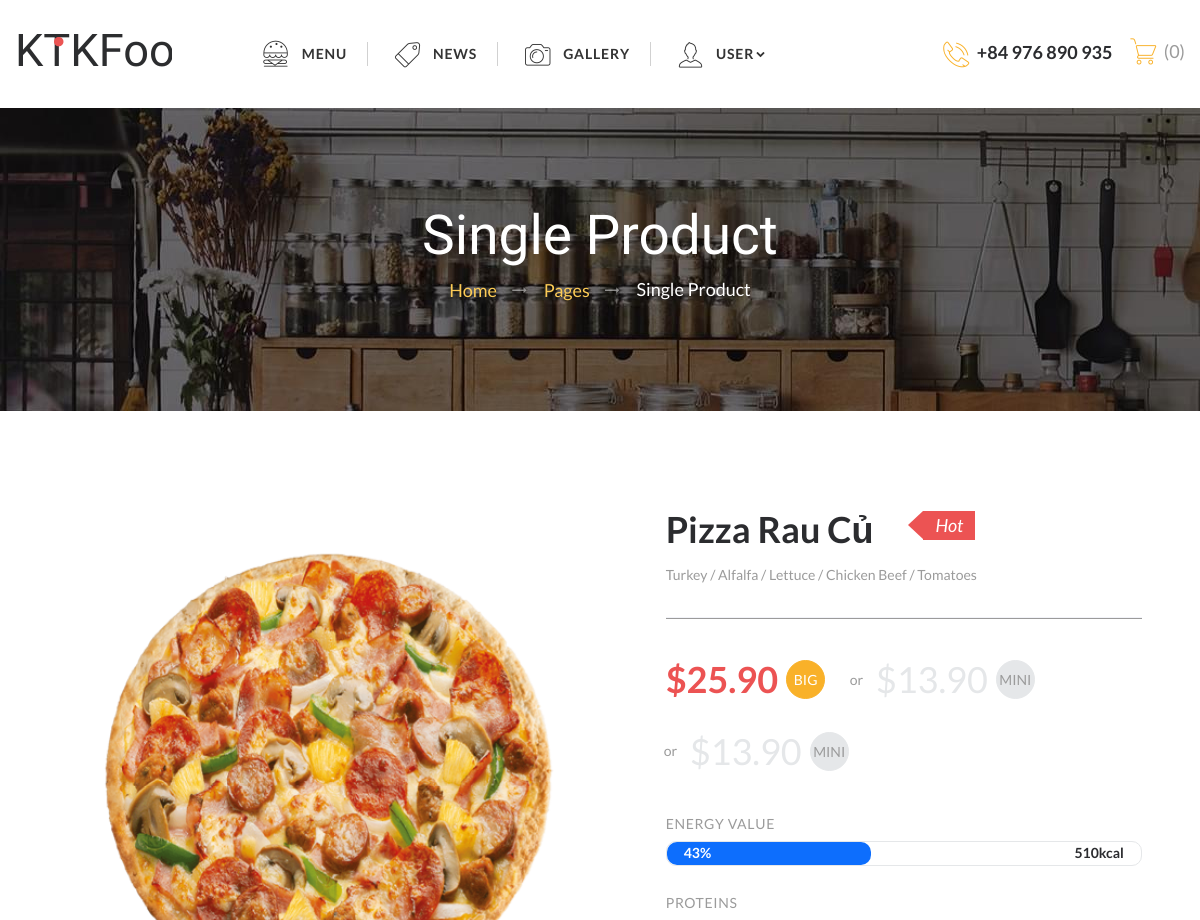
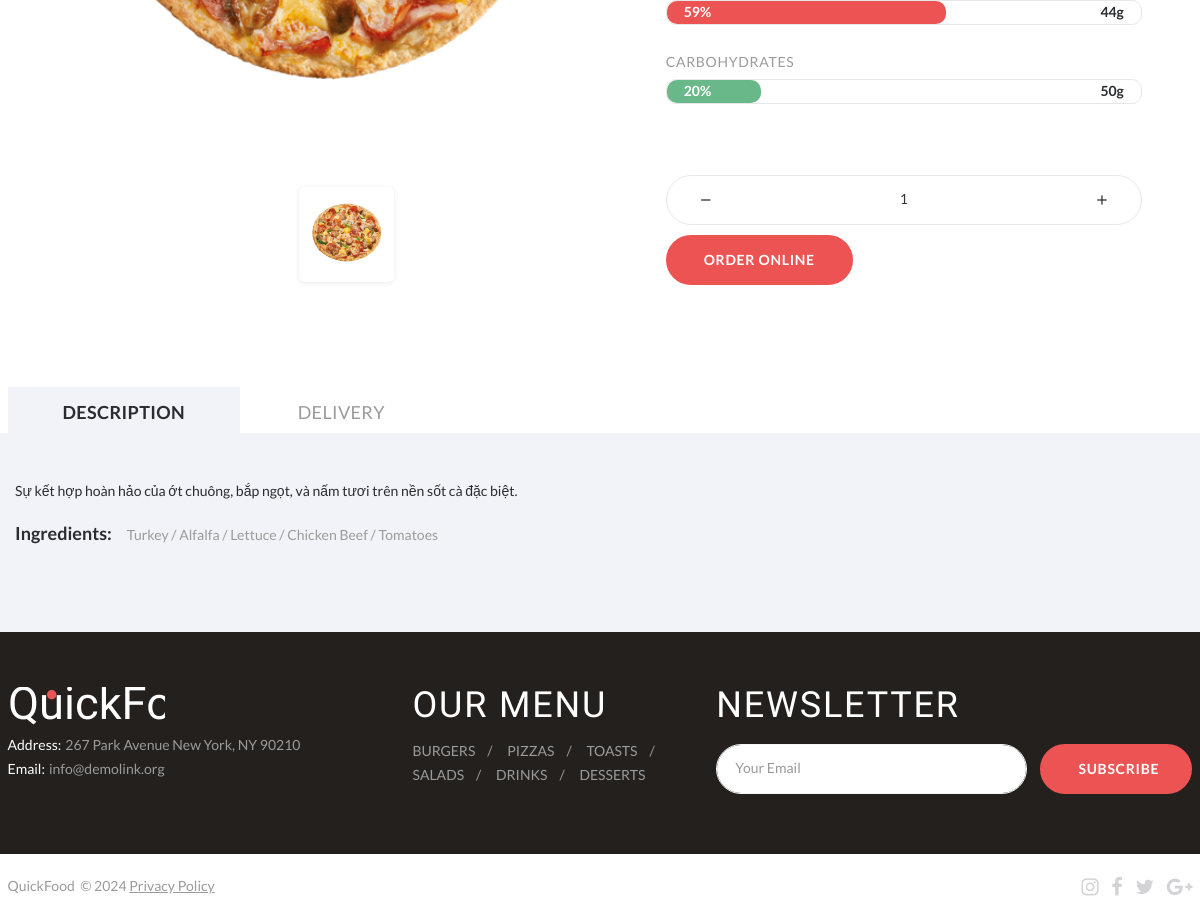
The page /?act=ProductDetailsInMenu&id=5 on the database its author committed (2 pictures, top to bottom).
### tables this page shows
CREATE TABLE `product` (
  `product_id` int NOT NULL,
  `product_name` varchar(256) NOT NULL,
  `description` text NOT NULL,
  `product_image` varchar(256) NOT NULL,
  `product_status` enum('available','unavailable','delete') NOT NULL,
  `product_totalQuantity` int NOT NULL,
  `category_id` int NOT NULL
);

### controller/client/detailProductController.php (called while the page is built)
<?php
class DetailProductController
{
    public $detailProductController;
    public function __construct() {
        $this->detailProductController = new detailProductModel();
    }
    public function ProductDetailsInMenu($id) {
        $product = $this -> detailProductController -> getProductById($id);
        require_once('views/client/ProductDetailsInMenu.php');
    }
}

### config/conn.php (called while the page is built, shortened)
<?php
function connectDB()
{
    $host = "mysql:host=localhost;dbname=ktk;charset=utf8";
    $user = "root";
    $pass = "";
    try {
        $conn = new PDO($host, $user, $pass);
        return $conn;
    } catch (PDOException $e) {
        echo "lỗi kết nối " . $e->getMessage();
    }
}
?>

### model/client/detailProduct.php (called while the page is built)
<?php
class detailProductModel
{
    public $detailProductModel;
    public function __construct()
    {
        $this->detailProductModel = connectDB();
    }
    public function getProductById($id)
    {
        return $this->detailProductModel->query("SELECT * FROM product WHERE product_id = $id")->fetch();
    }
}

### views/client/ProductDetailsInMenu.php (the view, shortened to what this page needs)
<!DOCTYPE html>
<html class="wide wow-animation" lang="en">
<head>
    <link rel="stylesheet" href="assets/css/bootstrap.css">
    <link rel="stylesheet" href="assets/css/fonts.css">
    <link rel="stylesheet" href="assets/css/style.css">
</head>
<body>
    <div class="page text-center">
        <?php
        require_once 'component/client/header.php'
        ?>
        <main class="page-content">
            <section class="text-center section-34 section-sm-60 section-md-top-100 section-md-bottom-105 bg-image bg-image-breadcrumbs">
                <div class="container">
                    <div class="row g-0">
                        <div class="col-xs-12 col-xl-preffix-1 col-xl-11">
                            <p class="h3 text-white">Single Product</p>
                            <ul class="breadcrumbs-custom offset-top-10">
                                <li><a href="index.html">Home</a></li>
                                <li><a href="#">Pages</a></li>
                                <li class="active">Single Product</li>
                            </ul>
                        </div>
                    </div>
                </div>
            </section>
            <section class="section-50 section-sm-100">
                <div class="container">
                    <div class="row justify-content-xs-center">
                        <div class="col-sm-6 text-lg-start">
                            <div class="slick-slider carousel-parent" data-arrows="false" data-loop="false" data-dots="false" data-swipe="false" data-items="1" data-child="#child-carousel" data-for="#child-carousel">
                                <div class="item"><img class="img-responsive reveal-inline-block" src="assets/images/<?= $product['product_image'] ?>" alt="" width="542" height="448">
                                </div>
                            </div>
                            <div class="slick-slider slick-slider-single-item align-center" id="child-carousel" data-for=".carousel-parent" data-arrows="false" data-loop="false" data-dots="false" data-swipe="true" data-items="3" data-xs-items="3" data-sm-items="3" data-md-items="4" data-lg-items="5" data-slide-to-scroll="1">
                                <div class="item">
                                    <div><img src="assets/images/<?= $product['product_image'] ?>" alt="" width="84" height="69">
                                    </div>
                                </div>
                            </div>
                        </div>
                        <div class="col-sm-6 col-lg-5 text-sm-start offset-top-60 offset-sm-top-0">
                            <div class="reveal-xs-flex justify-content-xs-center align-content-xs-center justify-content-sm-start">
                                <h4 class="font-default"><?= $product['product_name'] ?></h4>
                                <div class="inset-xs-left-50 offset-top-0">
                                    <div class="team-member-position team-member-position-burnt-sienna"><span class="big text-italic text-middle">Hot</span></div>
                                </div>
                            </div>
                            <div class="offset-top-15">
                                <p>Turkey / Alfalfa / Lettuce / Chicken Beef / Tomatoes</p>
                            </div>
                            <hr class="offset-top-30 veil reveal-sm-block">
                            <div class="offset-top-30">
                                <div class="responsive-tabs responsive-tabs-shop responsive-tabs-horizontal">
                                    <ul class="resp-tabs-list">
                                        <li><span class="price">$25.90</span><span class="icon icon-circle">Big</span></li>
                                        <li><span class="price">$13.90</span><span class="icon icon-circle">Mini</span></li>
                                        <li><span class="price">$13.90</span><span class="icon icon-circle">Mini</span></li>
                                    </ul>
                                    <div class="resp-tabs-container">
                                        <div>
                                            <div class="progress-linear" data-to="43">
                                                <div class="progress-header clearfix">
                                                    <div class="text-start">
                                                        <p class="text-uppercase">energy value</p>
                                                    </div>
                                                </div>
                                                <div class="progress-bar-linear-wrap offset-top-5">
                                                    <div class="progress-bar-linear bg-primary" style="width: 43%;"></div><span class="progress-text">510kcal</span><span class="text-bold progress-value">43</span>
                                                </div>
                                            </div>
                                            <div class="progress-linear" data-to="59">
                                                <div class="progress-header clearfix">
                                                    <div class="text-start">
                                                        <p class="text-uppercase">proteins</p>
                                                    </div>
                                                </div>
                                                <div class="progress-bar-linear-wrap offset-top-5">
                                                    <div class="progress-bar-linear bg-burnt-sienna" style="width: 59%;"></div><span class="progress-text">44g</span><span class="text-bold progress-value">59</span>
                                                </div>
                                            </div>
                                            <div class="progress-linear" data-to="20">
                                                <div class="progress-header clearfix">
                                                    <div class="text-start">
                                                        <p class="text-uppercase">carbohydrates</p>
                                                    </div>
                                                </div>
                                                <div class="progress-bar-linear-wrap offset-top-5">
                                                    <div class="progress-bar-linear bg-silver-tree" style="width: 20%;"></div><span class="progress-text">50g</span><span class="text-bold progress-value">20</span>
                                                </div>
                                            </div>
                                        </div>
                                    </div>
                                </div>
                            </div>
                            <div class="offset-top-45">
                                <div class="group-sm">
                                    <div class="stepper-type-1">
                                        <input class="form-control" type="number" data-zeros="true" value="1" min="1" max="20" readonly="">
                                    </div><a class="text-top btn btn-burnt-sienna btn-shape-circle" href="shop-cart.html"><span>Order Online</span></a>
                                </div>
                            </div>
                        </div>
                    </div>
                </div>
            </section>
            <section class="text-start">
                <div class="responsive-tabs responsive-tabs-horizontal responsive-tabs-horizontal-background">
                    <ul class="resp-tabs-list container">
                        <li>Description</li>
                        <li>Delivery</li>
                    </ul>
                    <div class="resp-tabs-container">
                        <div>
                            <p class="text-base"><?= $product['description'] ?></p>
                            <div class="unit unit-horizontal unit-spacing-xs offset-top-20">
                                <div class="unit-left">
                                    <p class="h6">Ingredients:</p>
                                </div>
                                <div class="unit-body">
                                    <p>Turkey / Alfalfa / Lettuce / Chicken Beef / Tomatoes</p>
                                </div>
                            </div>
                        </div>
                    </div>
                </div>
            </section>
        </main>
        <footer class="page-foot text-sm-start">
            <section class="bg-gray-darker section-top-55 section-bottom-60">
                <div class="container">
                    <div class="row border-start-cell">
                        <div class="col-sm-6 col-md-3 col-lg-4"><a class="brand brand-inverse" href="index.html">
                                <svg x="0px" y="0px" width="157px" height="41px" viewBox="0 0 157 41">
                                    <text transform="matrix(1 0 0 1 1.144409e-004 32)" fill="#2C2D2F" font-family="'Grand Hotel'" font-size="45.22">QuickFood</text>
                                </svg></a>
                            <ul class="list-unstyled contact-info offset-top-5">
                                <li>
                                    <div class="unit unit-horizontal unit-top unit-spacing-xxs">
                                        <div class="unit-left"><span class="text-white">Address:</span></div>
                                        <div class="unit-body text-start text-gray-light">
                                            <p>267 Park Avenue New York, NY 90210</p>
                                        </div>
                                    </div>
                                </li>
                                <li>
                                    <div class="unit unit-horizontal unit-top unit-spacing-xxs">
                                        <div class="unit-left"><span class="text-white">Email:</span></div>
                                        <div class="unit-body"><a class="link-gray-light" href="mailto:#">info@demolink.org</a></div>
                                    </div>
                                </li>
                            </ul>
                        </div>
                        <div class="col-sm-6 col-md-3 offset-top-50 offset-sm-top-0">
                            <h4 class="text-uppercase">Our menu</h4>
                            <ul class="list-tags offset-top-15">
                                <li class="text-gray-light"><a class="link-gray-light" href="menu-single.html">burgers</a></li>
                                <li class="text-gray-light"><a class="link-gray-light" href="menu-single.html">pizzas</a></li>
                                <li class="text-gray-light"><a class="link-gray-light" href="menu-single.html">toasts</a></li>
                                <li class="text-gray-light"><a class="link-gray-light" href="menu-single.html">Salads</a></li>
                                <li class="text-gray-light"><a class="link-gray-light" href="menu-single.html">drinks</a></li>
                                <li class="text-gray-light"><a class="link-gray-light" href="menu-single.html">desserts</a></li>
                            </ul>
                        </div>
                        <div class="col-sm-10 col-lg-5 offset-top-50 offset-md-top-0 col-md-6">
                            <h4 class="text-uppercase">newsletter</h4>
                            <div class="offset-top-20">
                                <form class="rd-mailform form-subscribe form-inline-flex-xs" data-form-output="form-output-global" data-form-type="subscribe" method="post" action="bat/rd-mailform.php">
                                    <div class="form-group">
                                        <input class="form-control" placeholder="Your Email" type="email" name="email" data-constraints="@Required @Email">
                                    </div>
                                    <button class="btn btn-burnt-sienna btn-shape-circle" type="submit">Subscribe</button>
                                </form>
                            </div>
                        </div>
                    </div>
                </div>
            </section>
            <section class="section-20 bg-white">
                <div class="container">
                    <div class="row justify-content-xs-center justify-content-sm-between">
                        <div class="col-sm-5 offset-top-26 text-md-start">
                            <p class="copyright">
                                QuickFood
                                &nbsp;©&nbsp;<span class="copyright-year"></span>&nbsp;<br class="veil-sm"><a href="privacy.html">Privacy Policy</a>
                            </p>
                        </div>
                        <div class="col-sm-4 offset-top-30 offset-sm-top-0 text-md-end">
                            <ul class="list-inline list-inline-sizing-1">
                                <li><a class="link-silver-light" href="#"><span class="icon icon-xs fa-instagram"></span></a></li>
                                <li><a class="link-silver-light" href="#"><span class="icon icon-xs fa-facebook"></span></a></li>
                                <li><a class="link-silver-light" href="#"><span class="icon icon-xs fa-twitter"></span></a></li>
                                <li><a class="link-silver-light" href="#"><span class="icon icon-xs fa-google-plus"></span></a></li>
                            </ul>
                        </div>
                    </div>
                </div>
            </section>
        </footer>
    </div>
</body>
</html>

### rows shown on the page
product: product_image (picture), product_name "Pizza Rau Củ", description "Sự kết hợp hoàn hảo của ớt chuông, bắp ngọt, và nấm tươi trên nền sốt cà đặc biệt."
